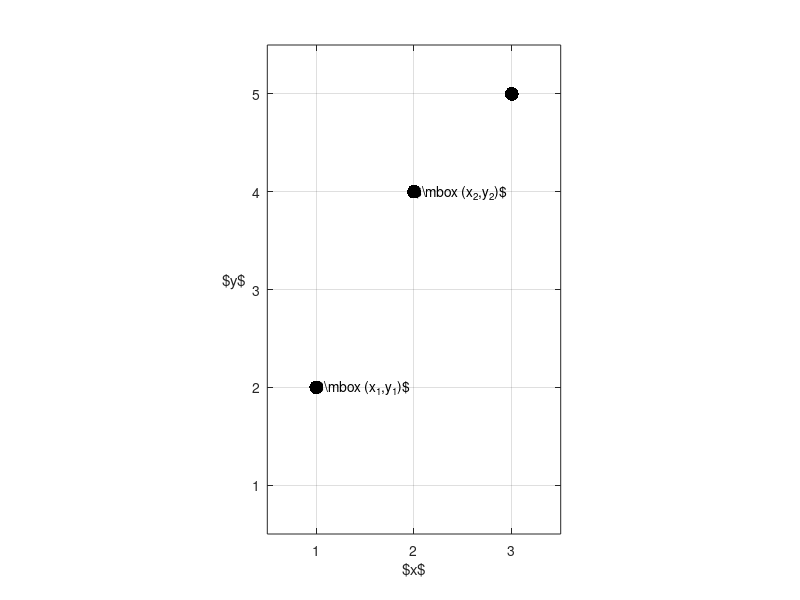

MATLAB code for this plot: (Note: this script raises an error after producing the figure.)
x = [1,2,3];
y = [2,4,5];
xo = 0.25;
yo = 0.75;
zstr = 'z';
%interp1(x,y,1.6)

figure(1);clf;grid on;hold on;
    plot(x,y,'k.','MarkerSize',30);
    axis equal
    axis([0.5 3.5 0.5 5.5]);
    set(gca,'XTick',[1:3]);
    set(gca,'YTick',[1:5]);
    text(x(1),y(1),'$\mbox{ }(x_1,y_1)$','HorizontalAlignment','Left');
    text(x(2),y(2),'$\mbox{ }(x_2,y_2)$','HorizontalAlignment','Left');
    xlabel('$x$');
    box on;
    ylabel('$y$','Rotation',0,'HorizontalAlignment','Right');
    saveplots('interpolation1D_part1')

figure(2);clf;grid on;hold on;
    plot(x,y,'k.','MarkerSize',30);
    axis equal
    axis([0.5 3.5 0.5 5.5]);
    set(gca,'XTick',[1:3])
    set(gca,'YTick',[1:5])
    xlabel('$x$');
    box on;
    ylabel('$y$','Rotation',0,'HorizontalAlignment','Right');
    plot([1 2],[2 2],'b','LineWidth',3);
    plot([2 2],[2 4],'b','LineWidth',3);
    plot([1 2],[2 4],'b','LineWidth',3);
    text(1.4,1.5,'1.0','Color','b','FontWeight','bold');
    text(2.2,3.0,'2.0','Color','b','FontWeight','bold');
    plot([1 1.6],[2 2],'g','LineWidth',1);
    plot([1.6 1.6],[2 3.2],'g','LineWidth',1);
    plot([1 1.6],[2 3.2],'g','LineWidth',1);
    text(1.2,1.8,'0.6','Color','g','FontWeight','bold');
    text(1.7,2.5,'?','Color','g','FontWeight','bold');
    saveplots('interpolation1D_part2')